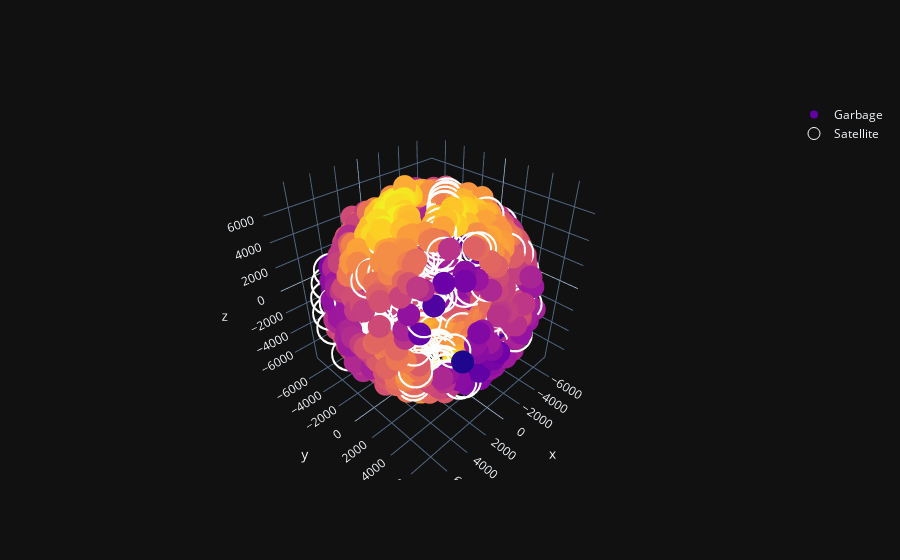

The notebook cell this image was saved under:
### Code cell
#KDE for cosmos garbage
model = KernelDensity(kernel='gaussian', bandwidth = 1000)
model.fit(data_garbage_cosmos)
log_dens_cosmos = model.score_samples(data_garbage_cosmos)

fig = go.Figure(data=[go.Scatter3d(x=data_garbage_cosmos[:,0], y=data_garbage_cosmos[:,1], z=data_garbage_cosmos[:,2],
                                   mode='markers',name="Garbage", marker={"size":8, "color":log_dens_cosmos})])

fig.add_trace(go.Scatter3d(x=data_satellite[:,0], y=data_satellite[:,1], z=data_satellite[:,2], mode='markers',marker_symbol='circle-open',name="Satellite", marker={"size":12, "color":'white'}))
fig.show()

### Figure 1 — Plotly figure (JSON) as saved in the notebook; plotly's stock layout.template omitted (floating-point values rounded to 4 significant figures; data arrays with more than 128 entries replaced by an {"elided": "..."} marker saying what was removed)
{"data": [{"marker": {"color": {"elided": "774 float values"}, "size": 8}, "mode": "markers", "name": "Garbage", "x": {"elided": "774 float values"}, "y": {"elided": "774 float values"}, "z": {"elided": "774 float values"}, "type": "scatter3d"}, {"marker": {"color": "white", "size": 12, "symbol": "circle-open"}, "mode": "markers", "name": "Satellite", "x": {"elided": "203 float values"}, "y": {"elided": "203 float values"}, "z": {"elided": "203 float values"}, "type": "scatter3d"}], "layout": {}}
